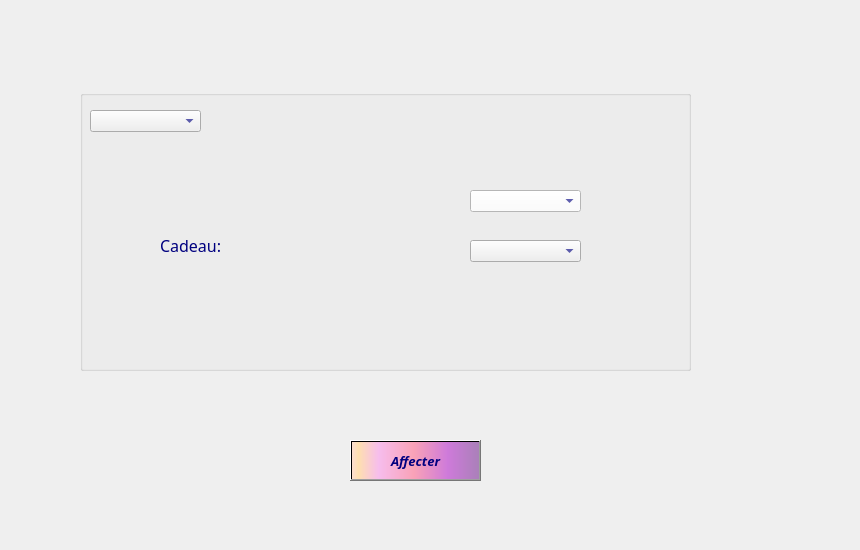
     <widget class="QWidget" name="tab_5">
      <attribute name="title">
       <string>Affecter cadeau</string>
      </attribute>
      <widget class="QLabel" name="label_5">
       <property name="geometry">
        <rect>
         <x>-10</x>
         <y>0</y>
         <width>851</width>
         <height>541</height>
        </rect>
       </property>
       <property name="text">
        <string/>
       </property>
       <property name="pixmap">
        <pixmap>../../../../images_projets/macarons-5148503_1920.jpg</pixmap>
       </property>
      </widget>
      <widget class="QGroupBox" name="groupBox_modifCl_5">
       <property name="geometry">
        <rect>
         <x>80</x>
         <y>90</y>
         <width>611</width>
         <height>281</height>
        </rect>
       </property>
       <property name="font">
        <font>
         <family>Lucida Calligraphy</family>
         <pointsize>14</pointsize>
         <weight>75</weight>
         <bold>true</bold>
        </font>
       </property>
       <property name="styleSheet">
        <string notr="true">color:rgb(0, 0, 127);
background-color: qconicalgradient(cx:0, cy:0, angle:135, stop:0 rgba(255, 170, 232, 69), stop:0.0753769 rgba(255, 170, 255, 69), stop:0.221106 rgba(255, 170, 255, 208), stop:0.351759 rgba(255, 192, 255, 0), stop:0.422111 rgba(255, 85, 255, 130), stop:0.437186 rgba(255, 170, 255, 145), stop:0.518717 rgba(255, 170, 255, 130), stop:0.527638 rgba(255, 170, 255, 69), stop:0.562814 rgba(255, 170, 255, 130), stop:1 rgba(255, 255, 0, 69));</string>
       </property>
       <property name="title">
        <string/>
       </property>
       <widget class="QComboBox" name="comboBox_Matclient_2">
        <property name="geometry">
         <rect>
          <x>10</x>
          <y>20</y>
          <width>111</width>
          <height>22</height>
         </rect>
        </property>
       </widget>
       <widget class="QLabel" name="label_cadeauCl_4">
        <property name="geometry">
         <rect>
          <x>80</x>
          <y>140</y>
          <width>171</width>
          <height>31</height>
         </rect>
        </property>
        <property name="font">
         <font>
          <family>Lucida Calligraphy</family>
          <pointsize>12</pointsize>
         </font>
        </property>
        <property name="styleSheet">
         <string notr="true">color: rgb(0, 0, 127);</string>
        </property>
        <property name="text">
         <string>Cadeau:</string>
        </property>
       </widget>
       <widget class="QComboBox" name="comboBox_affecCadeau_3">
        <property name="geometry">
         <rect>
          <x>390</x>
          <y>150</y>
          <width>111</width>
          <height>22</height>
         </rect>
        </property>
       </widget>
       <widget class="QLabel" name="label_14">
        <property name="geometry">
         <rect>
          <x>-4</x>
          <y>0</y>
          <width>621</width>
          <height>281</height>
         </rect>
        </property>
        <property name="text">
         <string/>
        </property>
       </widget>
       <widget class="QComboBox" name="comboBox_categorie_2">
        <property name="geometry">
         <rect>
          <x>390</x>
          <y>100</y>
          <width>111</width>
          <height>22</height>
         </rect>
        </property>
        <property name="styleSheet">
         <string notr="true">background-color: rgb(255, 255, 255);</string>
        </property>
       </widget>
       <zorder>label_14</zorder>
       <zorder>comboBox_Matclient_2</zorder>
       <zorder>label_cadeauCl_4</zorder>
       <zorder>comboBox_affecCadeau_3</zorder>
       <zorder>comboBox_categorie_2</zorder>
      </widget>
      <widget class="QPushButton" name="pushButton_modifCl_5">
       <property name="geometry">
        <rect>
         <x>350</x>
         <y>440</y>
         <width>131</width>
         <height>41</height>
        </rect>
       </property>
       <property name="font">
        <font>
         <family>Lucida Calligraphy</family>
         <pointsize>10</pointsize>
         <weight>75</weight>
         <italic>true</italic>
         <bold>true</bold>
         <underline>false</underline>
         <strikeout>false</strikeout>
        </font>
       </property>
       <property name="styleSheet">
        <string notr="true">background-color: qlineargradient(spread:pad, x1:1, y1:0, x2:1, y2:0, stop:0.919598 rgba(255, 0, 111, 255), stop:0.98 rgba(0, 0, 0, 255), stop:1 rgba(235, 148, 61, 255));
color: rgb(0, 0, 127);
background-color: qlineargradient(spread:pad, x1:0, y1:0, x2:1, y2:0, stop:0.0100503 rgba(252, 222, 204, 255), stop:0.0502513 rgba(254, 223, 175, 255), stop:0.211055 rgba(246, 189, 237, 255), stop:0.487437 rgba(249, 162, 183, 255), stop:0.753769 rgba(206, 122, 218, 255), stop:1 rgba(170, 128, 185, 255));</string>
       </property>
       <property name="text">
        <string>Affecter</string>
       </property>
       <property name="icon">
        <iconset>
         <normaloff>../../../../images_projets/images.jpg</normaloff>../../../../images_projets/images.jpg</iconset>
       </property>
       <property name="iconSize">
        <size>
         <width>30</width>
         <height>50</height>
        </size>
       </property>
       <property name="checkable">
        <bool>false</bool>
       </property>
       <property name="autoRepeatDelay">
        <number>303</number>
       </property>
      </widget>
     </widget>
